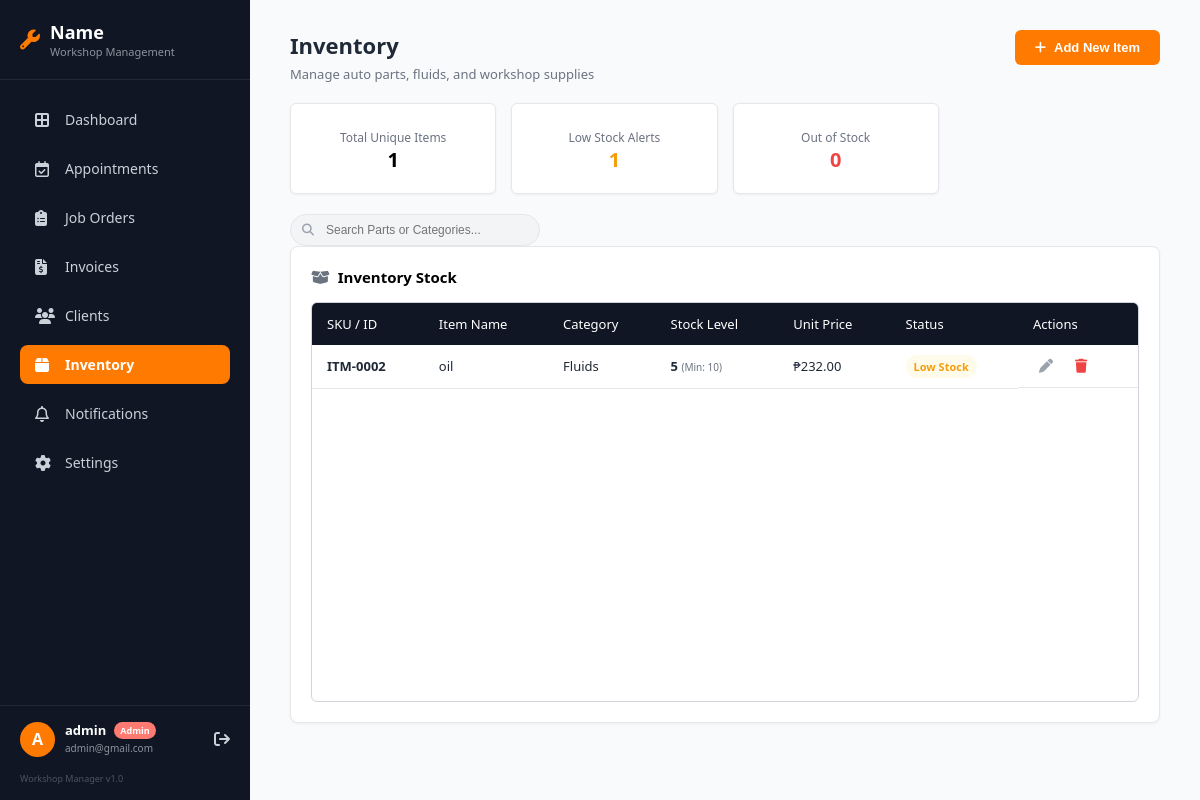
Page /inventory.php (signed in) on the earlier database version.
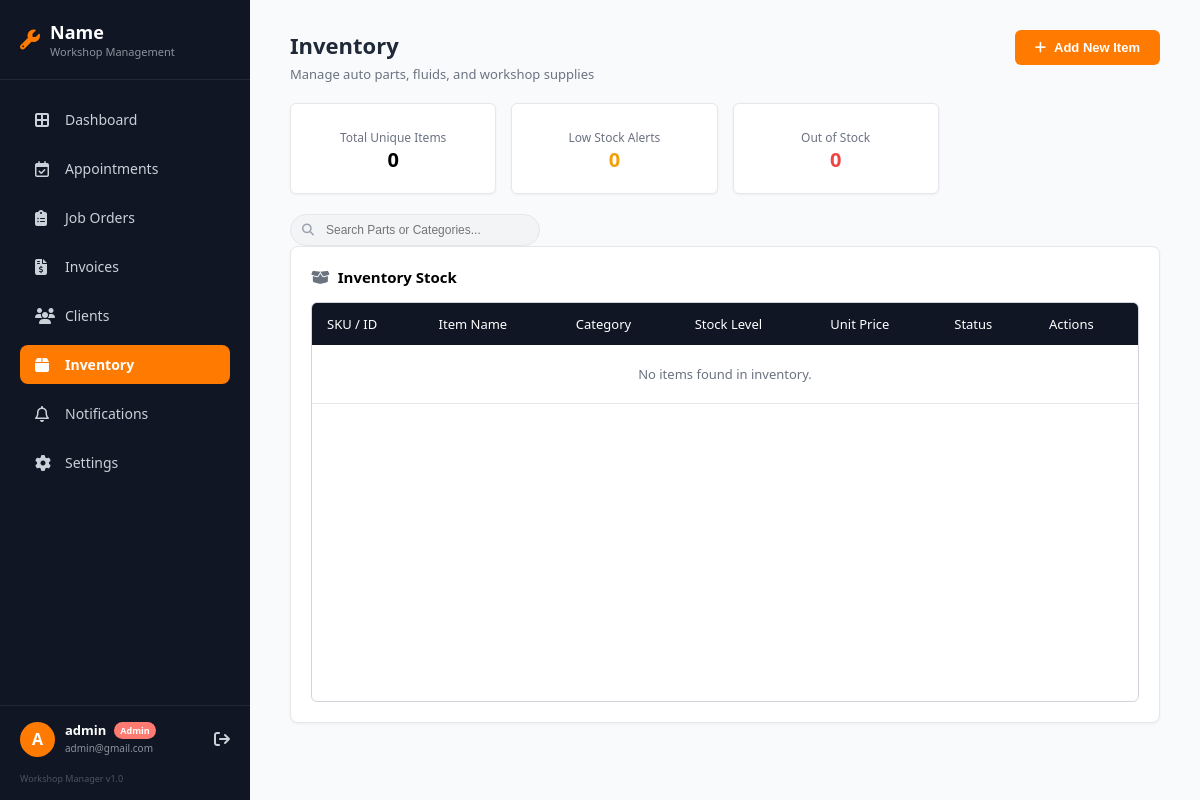
Same page on the later database version.
### tables this page shows
CREATE TABLE `inventory` (
  `id` int(11) NOT NULL,
  `item_name` varchar(100) NOT NULL,
  `category` enum('Fluids','Filters','Brakes','Ignition','Electrical','Accessories') NOT NULL,
  `quantity` int(11) NOT NULL DEFAULT 0,
  `min_stock` int(11) NOT NULL DEFAULT 0,
  `price` decimal(10,2) NOT NULL,
  `status` enum('In Stock','Low Stock','Out of Stock') DEFAULT 'In Stock',
  `created_at` timestamp NOT NULL DEFAULT current_timestamp()
);

### inventory.php (the view, shortened to what the changed rows need)
<?php
require 'db.php';
$totalProducts = $pdo->query("SELECT COUNT(*) FROM inventory")->fetchColumn();
$lowStockCount = $pdo->query("SELECT COUNT(*) FROM inventory WHERE status = 'Low Stock' OR (quantity <= min_stock AND quantity > 0)")->fetchColumn();
?>
<!DOCTYPE html>
<html lang="en">
<head>
    <link rel="stylesheet" href="https://cdnjs.cloudflare.com/ajax/libs/font-awesome/6.4.0/css/all.min.css">
</head>
<body>
    <aside class="sidebar">
        <div class="sidebar-header">
            <div>
                <h2>Name</h2>
            </div>
        </div>
    </aside>
    <main class="main-content">
        <div class="top-header">
            <div>
                <h1>Inventory</h1>
            </div>
        </div>
        <div class="stats-grid">
            <div class="stat-card">
                <p>Total Unique Items</p>
                <h3><?php echo $totalProducts; ?></h3>
            </div>
            <div class="stat-card">
                <p>Low Stock Alerts</p>
                <h3 style="color: #f59e0b;"><?php echo $lowStockCount; ?></h3>
            </div>
        </div>
        <div class="table-card">
            <div class="table-card-header">
                <h2><i class="fa-solid fa-box-open"></i> Inventory Stock</h2>
            </div>
            <div class="table-wrapper">
                <table>
                    <thead>
                        <tr>
                            <th>SKU / ID</th>
                            <th>Item Name</th>
                            <th>Category</th>
                            <th>Stock Level</th>
                            <th>Unit Price</th>
                            <th>Status</th>
                            <th>Actions</th>
                        </tr>
                    </thead>
                    <tbody>
                        <?php
                        $stmt = $pdo->query("SELECT * FROM inventory ORDER BY category ASC, item_name ASC");
                        $inventory_items = $stmt->fetchAll();
                        if (count($inventory_items) > 0) {
                            foreach ($inventory_items as $item) {
                                $status = 'In Stock';
                                $statusClass = 'In-Stock';
                                if ($item['quantity'] == 0) {
                                    $status = 'Out of Stock';
                                    $statusClass = 'Out-of-Stock';
                                } elseif ($item['quantity'] <= $item['min_stock']) {
                                    $status = 'Low Stock';
                                    $statusClass = 'Low-Stock';
                                }
                                echo "<tr>";
                                echo "<td><strong>ITM-" . str_pad($item['id'], 4, '0', STR_PAD_LEFT) . "</strong></td>";
                                echo "<td>" . htmlspecialchars($item['item_name']) . "</td>";
                                echo "<td>" . htmlspecialchars($item['category']) . "</td>";
                                echo "<td><strong>{$item['quantity']}</strong> <span style='font-size: 10px; color: var(--text-muted);'>(Min: {$item['min_stock']})</span></td>";
                                echo "<td>₱" . number_format($item['price'], 2) . "</td>";
                                echo "<td><span class='stock-badge {$statusClass}'>{$status}</span></td>";
                                echo "<td style='display: flex; gap: 5px;'>
                                        <button type='button' class='action-btn' title='Edit Stock' onclick='openEditModal({$item['id']}, \"" . htmlspecialchars(addslashes($item['item_name'])) . "\", \"{$item['category']}\", {$item['quantity']}, {$item['min_stock']}, {$item['price']})'>
                                            <i class='fa-solid fa-pen'></i>
                                        </button>
                                        <form method='POST' style='display:inline; margin: 0;' onsubmit=\"return confirm('Are you sure you want to delete this item from inventory?');\">
                                            <input type='hidden' name='delete_item' value='1'>
                                            <input type='hidden' name='item_id' value='{$item['id']}'>
                                            <button type='submit' class='action-btn' title='Delete Item' style='color: #ef4444;'>
                                                <i class='fa-solid fa-trash'></i>
                                            </button>
                                        </form>
                                      </td>";
                            }
                        } else {
                            echo "<tr><td colspan='7' style='text-align:center; padding: 20px; color: var(--text-muted);'>No items found in inventory.</td></tr>";
                        }
                        ?>
                    </tbody>
                </table>
            </div>
        </div>
    </main>
</body>
</html>
</body>
</html>

Differences in the rows shown:
removed inventory: id "0002", item_name "oil", category "Fluids", quantity "5", min_stock "10", price "232.00", status "Low Stock"
Other differences:
$totalProducts: "1" → "0"
$lowStockCount: "1" → "0"
text now shown: "No items found in inventory."
